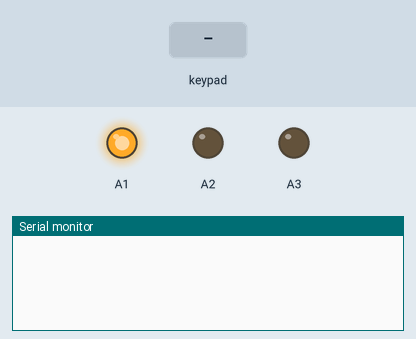
Simulated run of this sketch. Board: Arduino Uno, built with avr-gcc and run on an emulated ATmega328P. Parts: output pins drawn as LEDs (lit = HIGH), the last lines printed to the serial monitor. Inputs (shaded band) come from the test bench.

Above: at 1.2 s.
1.3 s: key '0' pressed
At 1.7 s:
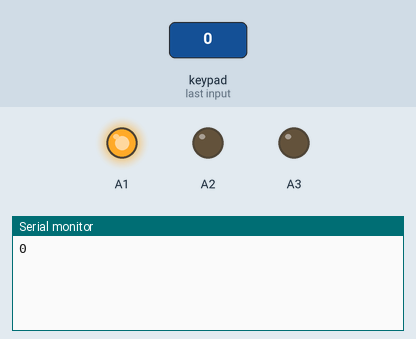
2.8 s: keypad keys 8 7 6 A pressed 0.4 s apart
At 5.0 s:
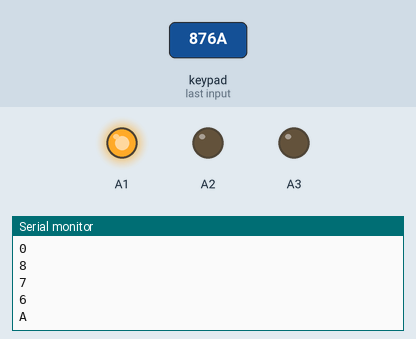
5.9 s: key 'B' pressed
At 6.7 s:
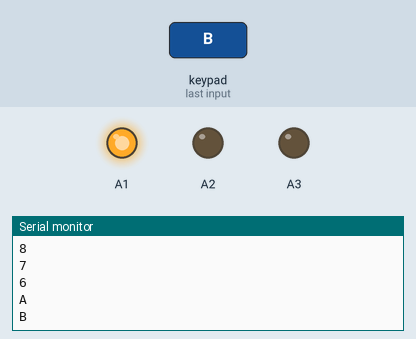
Timing chart, 0 to 8.9 s (numbered marks = the images above; inputs shaded):
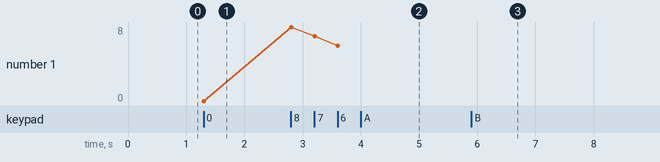

Measured:
- after the input at 1.3 s, the serial monitor: prints a new line at once (image 1)
- after the input at 2.8 s, the serial monitor: prints a new line at once (image 2)
- after the input at 5.9 s, the serial monitor: prints a new line at once (image 3)
- plotted number 1: 0 → 6 after the input at 2.8 s

The sketch:

Keypad_test.ino
```cpp
#include <Keypad.h>
const byte ROWS = 4;
const byte COLS = 4;

char hexaKeys[ROWS][COLS] = {
  {'0','1','2','3'},
  {'4','5','6','7'},
  {'8','9','A','B'}
};

byte rowPins[ROWS] = {8,7,6};
byte colPins[COLS] = {5,4,3,2};

Keypad customKeypad = Keypad(makeKeymap(hexaKeys), rowPins, colPins, ROWS, COLS);


void setup() {
  Serial.begin(9600);
  pinMode(A1, OUTPUT);
  pinMode(A2, OUTPUT);
  pinMode(A3, OUTPUT);

  digitalWrite(A1, HIGH);
}

void loop() {
  char customKey = customKeypad.getKey();
  if (customKey) {
    Serial.println(customKey);
  }
}
```
